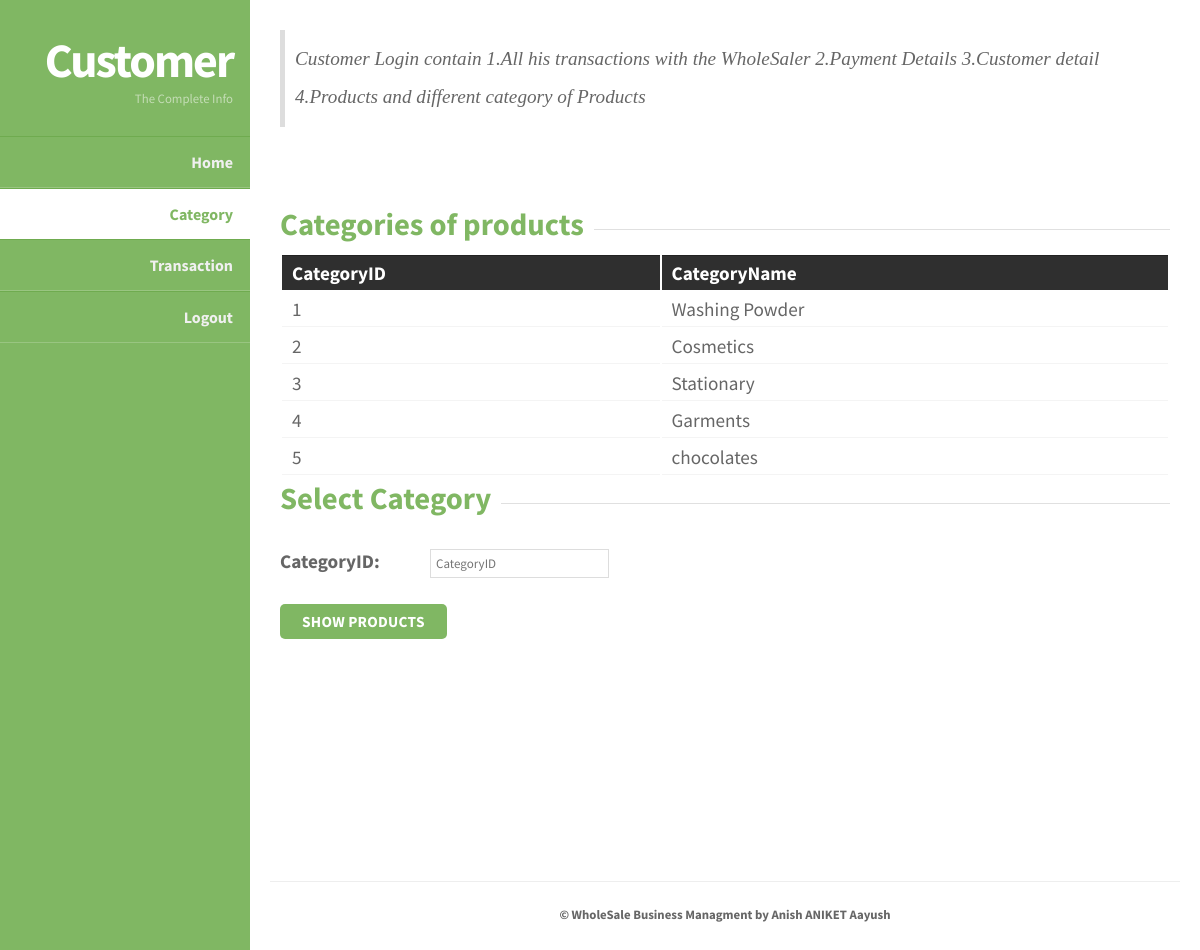
The page /wms-master/PHP_files/catag.php (signed in) on the database its author committed.
### tables this page shows
CREATE TABLE `category` (
  `CategoryID` int(11) NOT NULL,
  `CategoryName` varchar(30) NOT NULL
);

### wms-master/PHP_files/catag.php (the view, shortened to what this page needs)
<!doctype html>
<html>
<head>
<link rel="stylesheet" href="WholeSaler/styles.css" type="text/css" />
</head>
<body>
		<section id="body" class="width">
			<aside id="sidebar" class="column-left">
			<header>
				<h1><a href="#">Customer</a></h1>
				<h2>The Complete Info</h2>
			</header>
			<nav id="mainnav">
  				<ul>
                            		<li><a href="CustomerLogin.php">Home</a></li>
									              <li class="selected-item"><a href="catag.php">Category</a></li>
									              <li><a href="cus_Transations.php">Transaction</a></li>
                                <li><a href="Logout.php">Logout</a></li>
          </ul>
			</nav>
			</aside>
		<section id="content" class="column-right">
	    <article>
		<blockquote><p>Customer Login contain 1.All his transactions with the WholeSaler 2.Payment Details 3.Customer detail 4.Products and different category of Products</p></blockquote>
		<p>&nbsp;</p>
<fieldset>
		<legend><h3>Categories of products</h3></legend>
		<table>
			<tr>
				<th>CategoryID</th>
				<th>CategoryName</th>
			</tr>
			<?php
				$conn = mysqli_connect("localhost","root","","WholeSale_Management");
				$sql = "SELECT * FROM category";
				$result = mysqli_query($conn,$sql);
				$row = mysqli_fetch_assoc($result);
				do { ?>
			<tr>
				<td><?php echo $row['CategoryID']; ?></td>
				<td><?php echo $row['CategoryName']; ?></td>
			</tr>
			<?php } while($row = mysqli_fetch_assoc($result)) ?>
		</table>
  </fieldset>
<fieldset>
  <legend><h3>Select Category</h3></legend>
    <form action="catag.php" method="POST">
      <p><label for="ID"><strong>CategoryID:</strong></label>
      <input type="text" name="CategoryID" id="ID"  placeholder = "CategoryID" required/><b/></p>
      <p><input type="submit" name="pshow" class="formbutton" value="Show Products" /></p>
    </form>
</fieldset>
<br> <br><br><br><br><br><br><br>
		</article>
			<footer class="clear">
				<p>&copy; WholeSale Business Managment by Anish ANIKET Aayush </p>
			</footer>
		</section>
	</section>
</body>
</html>

### wms-master/PHP_files/WholeSaler/styles.css (style rules this page uses)
body { margin:0px auto; padding:0; background: #222; font-family: "Source Sans Pro","sans-serif"; font-size: 1.0em; color:#666; }
* { margin:0; padding:0; }
table { width:100%; text-align:left; }
th, td { padding:5px 10px; }
th { color:#fff; border-top:1px solid #222; background-color:#2F2F2F; }
td { border-bottom:1px solid #f4f4f4; }
code, blockquote { display:block; border-left:5px solid #ddd; padding:10px; margin-bottom:20px; }
blockquote p { font-style:italic; font-family:Georgia, "Times New Roman", Times, serif; margin:0; height: 1%; }
p { line-height:2.0em; margin-bottom:20px; }
a { color:#6FAB4F; }
fieldset { display:block; border:none; border-top:1px solid #e0e0e0; }
fieldset legend { font-weight:bold; padding-right:10px; color:#999; }
fieldset form { padding-top:15px; }
fieldset p label { float:left; width:150px; font-family: "Source Sans Pro","sans-serif"; }
fieldset form input, fieldset form select, fieldset form textarea { padding:5px; color:#333333; font-size:13px; font-family: "Source Sans Pro","sans-serif"; border:1px solid #ddd; }
fieldset form input.formbutton { border:none; background-color: #80B763; border-radius: 5px; color: #FFFFFF; display: inline-block; font-weight: bold; padding: 8px 22px; font-size: 0.8em; letter-spacing: 0.25px; text-decoration: none; text-transform: uppercase; }
h1 { font-size:2.0em; }
h2 { color:#2f2f2f; font-size:1.8em; font-weight:bold; padding:0 0 5px; margin:0; }
h3 { color:#80B763; font-size:1.6em; padding-bottom:10px; }
ul, ol { margin:0 0 35px 35px; }
li { padding-bottom:5px; }
.width { width:auto; margin: 0 auto; }
header { padding:30px 17px 30px; margin:0 auto; }
header h1 { text-align: right; }
header h1 a, header h1 a:hover, header h1 a:visited { color: #fff; font-size: 1.5em; text-decoration: none; letter-spacing:-2px; }
header h2 { color:#C4DDB6; text-align: right; font-size: 0.8em; font-weight: normal; padding-bottom:0; letter-spacing:0; }
section#body { padding: 0; background: #80B763; }
section#content { margin-left: 250px; padding: 20px; background-color: #fff; }
.column-left { float:left; }
.column-right { float:right; }
aside#sidebar { width:250px; position: fixed; }
nav#mainnav ul { padding: 0; margin: 0; list-style: none; }
nav#mainnav li { padding:0; border-bottom: 1px solid #99C581; border-top: 1px solid #6FAB4F; }
nav#mainnav li.selected-item { border-bottom:none; }
nav#mainnav li.selected-item a, nav#mainnav li.selected-item a:hover { color:#80B763; font-weight:bold; background: #fff; }
nav#mainnav li a { color: #f0f0f0; display: block; padding: 15px 17px; text-align: right; font-weight: bold; text-decoration: none; }
article { padding: 10px 10px 30px; font-size: 1.2em; border-bottom: 1px solid #eee; }
footer { padding:20px 0px; }
footer p { color:#666; margin:0; font-size:0.8em; text-align: center; }
.clear:after { display: block; clear: both; visibility: hidden; line-height: 0; height: 0; }
.clear { clear: both; display: inline-block; }
.clear { display: block; }

### rows shown on the page
category: CategoryID "1", CategoryName "Washing Powder"
category: CategoryID "2", CategoryName "Cosmetics"
category: CategoryID "3", CategoryName "Stationary"
category: CategoryID "4", CategoryName "Garments"
category: CategoryID "5", CategoryName "chocolates"
